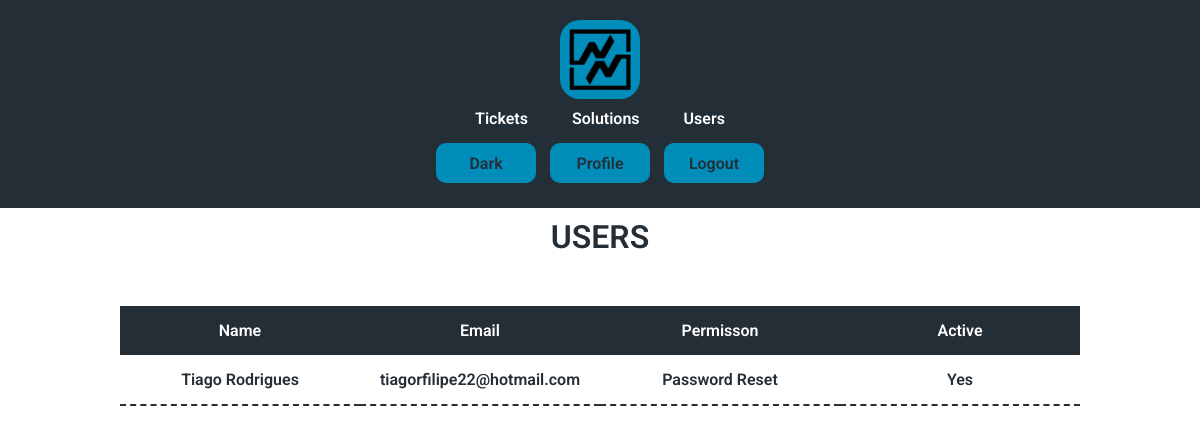
The page /users (signed in) on the database as committed earlier.
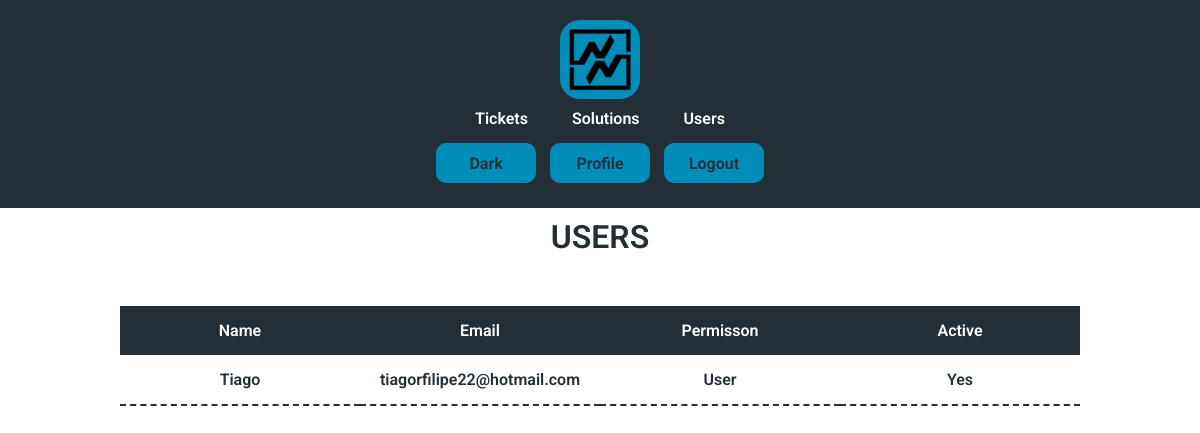
The same page on the database as committed later.
### tables this page shows
CREATE TABLE users (id INTEGER PRIMARY KEY AUTOINCREMENT NOT NULL, name TEXT NOT NULL, hash TEXT NOT NULL, permission INTEGER DEFAULT 4 NOT NULL, active BLOB DEFAULT 0 NOT NULL, email TEXT NOT NULL);

### app.py (the view)
@app.route("/users")
def users():
    userID = session.get("user_id")
    users = db.execute("SELECT * FROM users WHERE id > 1 AND id != ?", userID)
    return render_template("users.html", users = users, role = role)

### templates/users.html (shortened to what this page needs)
{% extends "layout.html" %}
{% block h1 %}<h1>USERS</h1>{% endblock %}
{% block body %}
    <table class="select">
        <thead>
            <tr>
                <th>Name</th>
                <th>Email</th>
                <th class="none">Permisson</th>
                <th class="none">Active</th>
            </tr>
        </thead>
        <tbody>
            {% for user in users %}
            {% if user['permission'] == 5 %}
            <tr>
                <td> {{ user["name"] }}</td>
                <td> {{ user["email"] }}</td>
                <td class="none"> {{ role[user["permission"]] }}</td>
                {% if user["active"] == 0 %}
                <td class="none">Yes</td>
                {% else %}
                <td class="none">No</td>
                {% endif %}
            </tr>
            {% else %}
            <tr onclick="clickButtonID('{{ user['id'] }}')">
                <td> {{ user["name"] }}</td>
                <td> {{ user["email"] }}</td>
                <td class="none"> {{ role[user["permission"]] }}</td>
                {% if user["active"] == 0 %}
                <td class="none">Yes</td>
                {% else %}
                <td class="none">No</td>
                {% endif %}
            </tr>
            {% endif %}
            {% endfor %}
        </tbody>
    </table>
{% endblock %}

Rows that differ between the two databases and show on the page:
changed users "tiagorfilipe22@hotmail.com": name "Tiago Rodrigues" → "Tiago"; permission "Password Reset" → "User"
